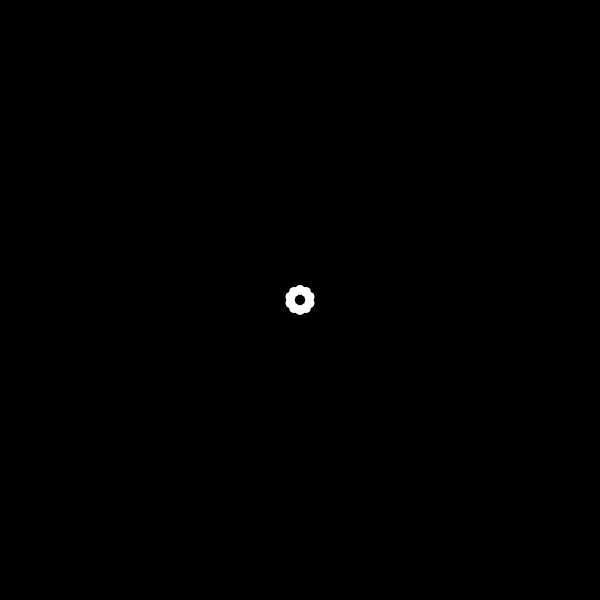
Frame 1 (no input)
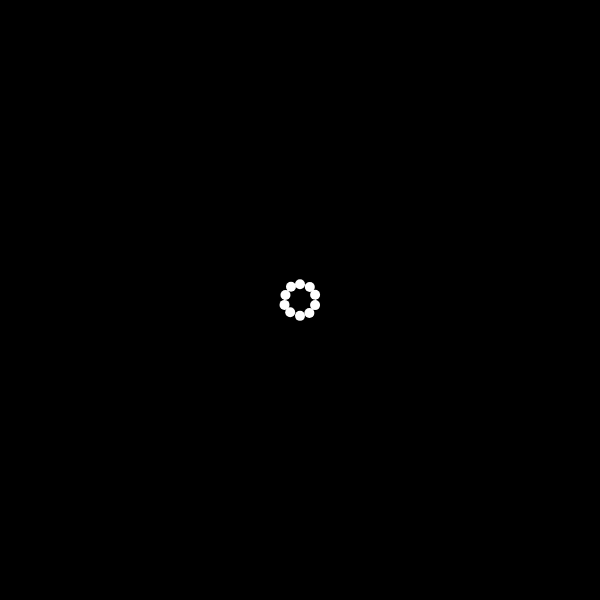
Frame 60 (no input)
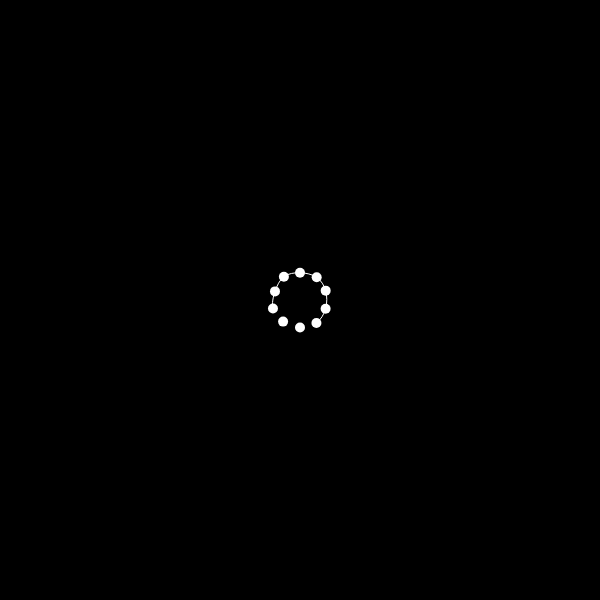
Frame 120 (the mouse pressed at the canvas centre since frame 60)

The p5.js sketch that drew these frames (run headless with seeded random() and noise() and a simulated clock; from frame 60 on, the mouse is pressed at the canvas centre):

// p5.js sketch
// ── sketch.js
let RESOLUTION = 50;
let angles = [];
let rows, cols;
let dots = [];
let noiseDots = []

function setup(){
  createCanvas(600,600)
  background(0);
  angleMode(DEGREES);

  for(let i=0;i<10;i++){
    dots.push(new Dots(sin(36*i)*10 + width/2,cos(36*i)*10 + height/2))
  }

}

function draw(){
  background(0);
  for(let i=0;i<dots.length;i++){
    let d = dots[i];

    angleForce = createVector(sin(36*i)*random(0,0.01),cos(36*i)*random(0,0.01))
    d.applyForce(angleForce);
    d.update();

    d.display();
  }
  stroke(255);
  noFill();
  // noStroke();
  beginShape();

  for(let i=0;i<dots.length;i++){
    curveVertex(dots[i].pos.x,dots[i].pos.y)
  }
  endShape();

}


class Dots{
  constructor(x,y){
    this.pos = createVector(x,y);
    this.vel = createVector(0,0);
    this.acc = createVector(0,0);
    this.maxDesired = random(1,3);
this.maxSteer = random(0.1,0.15);

  }
  applyForce (f) {
    let force = f.copy();
    this.acc.add(force);
  }
  flow(angle) {
  let desired = p5.Vector.fromAngle(angle);
  desired.setMag(this.maxDesired);
  let steer = p5.Vector.sub(desired, this.vel);
  steer.limit(this.maxSteer);
  this.applyForce(steer);
}
// checkEdges() {
//   if (this.pos.x < 0) {
//     this.pos.x = width;
//   } else if (this.pos.x > width) {
//     this.pos.x = 0;
//   }
//   if (this.pos.y < 0) {
//     this.pos.y = height;
//   } else if (this.pos.y > height) {
//     this.pos.y = 0;
//   }
// }
checkEdges() {
  // wall
  if (this.pos.x < 0) {
    this.pos.x = 0;
    this.vel.x *= -1;
  }
  else if (this.pos.x > width) {
    this.pos.x = width;
    this.vel.x *= -1;
  }
  // floor
  if (this.pos.y > height) {
    this.pos.y = height;
    this.vel.y *= -1;
  }
  if (this.pos.y < 0) {
    this.pos.y = 0;
    this.vel.y *= -1;
  }

}
  update(){
    this.pos.add(this.vel);
    this.vel.add(this.acc);
    this.vel.mult(0.98);
    this.vel.limit(10);
    this.acc.mult(0);
  }
  display(){
    push();
    translate(this.pos.x,this.pos.y);
    fill(255);
    noStroke();
    ellipse(0, 0, 10, 10)
    pop();
  }
}

class Noisedots{
  constructor(dot){
    this.pos = createVector(dot.pos.x + random(-5,5),dot.pos.y + random(-5,5));
    // console.log(dot);

  }
  display(){

     push();
      translate(this.pos.x,this.pos.y);
      fill(255);
      noStroke();
      ellipse(0, 0, 5, 5)
      pop();

}

}
